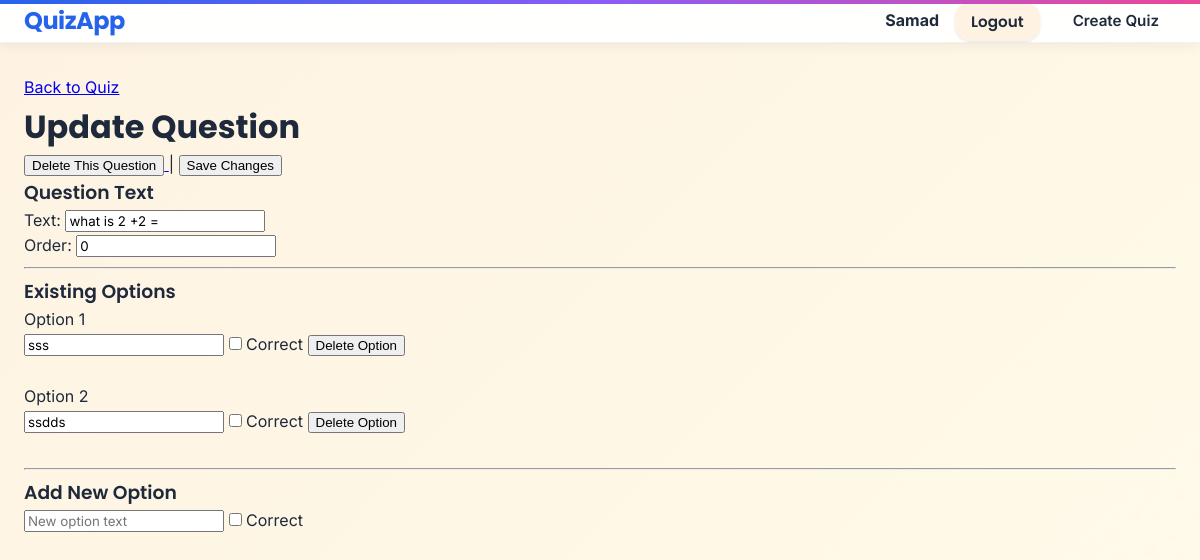
The app's page /question/8/update/ (signed in), older data.
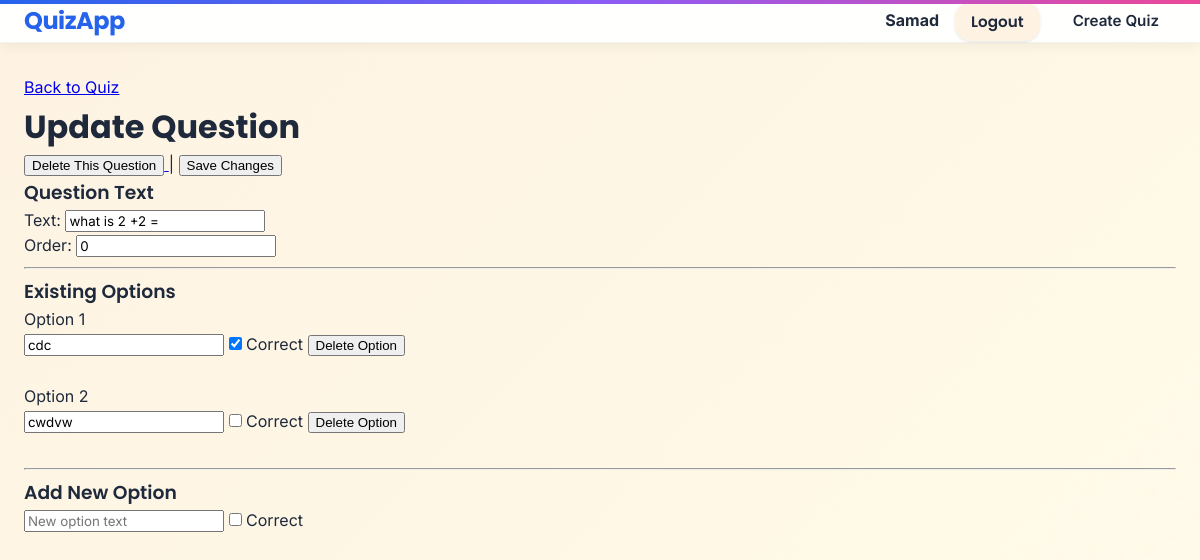
The same page, newer data.
### app/models.py (models this page shows, shortened)
class Option(models.Model):
    question = models.ForeignKey(Question, on_delete=models.CASCADE, related_name="options")
    text = models.CharField(max_length=100)
    is_correct = models.BooleanField(default=False)
    feedback = models.TextField(blank=True, null=True)

### app/views.py (the view, shortened to what this page needs)
# urls.py: path('question/<int:pk>/update/', QuestionUpdateView.as_view(), name='question-update'),
@method_decorator(login_required, name='dispatch')
class QuestionUpdateView(UpdateView):
    model = Question
    fields = ['text', 'order']
    template_name = 'app/question_update.html'
    context_object_name = 'question'
    def get_context_data(self, **kwargs):
        context = super().get_context_data(**kwargs)
        context['options'] = self.object.options.all()
        return context
    def get_object(self, queryset=None):
        obj = super().get_object(queryset)
        if obj.quiz.created_by != self.request.user and not self.request.user.is_superuser:
            raise PermissionDenied
        return obj

### app/templates/app/question_update.html (shortened to what this page needs)
{% extends 'base.html' %}
{% block content %}
<a href="{% url 'quiz-detail' question.quiz.pk %}">Back to Quiz</a>
<h1>Update Question</h1>
<form method="post">
        <a href="{% url 'question-delete' question.pk %}">
        <button type="button">Delete This Question</button>
    </a>|
    <button type="submit">Save Changes</button>
    <h3>Question Text</h3>
    {{ form.as_p }}
    <hr>
    <h3>Existing Options</h3>
    {% for opt in options %}
        <div>
            <p>Option {{ forloop.counter }}</p>
            <input type="text" name="option_text_{{ opt.id }}" value="{{ opt.text }}">
            <label>
                <input type="checkbox" name="option_correct_{{ opt.id }}"
                       {% if opt.is_correct %}checked{% endif %}>
                Correct
            </label>
            <a href="{% url 'option-delete' opt.pk %}">
                <button type="button">Delete Option</button>
            </a>
        </div>
        <br>
    {% endfor %}
    <hr>
    <h3>Add New Option</h3>
    <input type="text" name="new_option_text" placeholder="New option text">
    <label>
        <input type="checkbox" name="new_option_correct">
        Correct
    </label>
    <br><br>
</form>
{% endblock %}

Row changes from the older to the newer data that the page shows:
removed Option: text "sss"
removed Option: text "ssdds"
added Option: text "cdc", is_correct "☑"
added Option: text "cwdvw"
